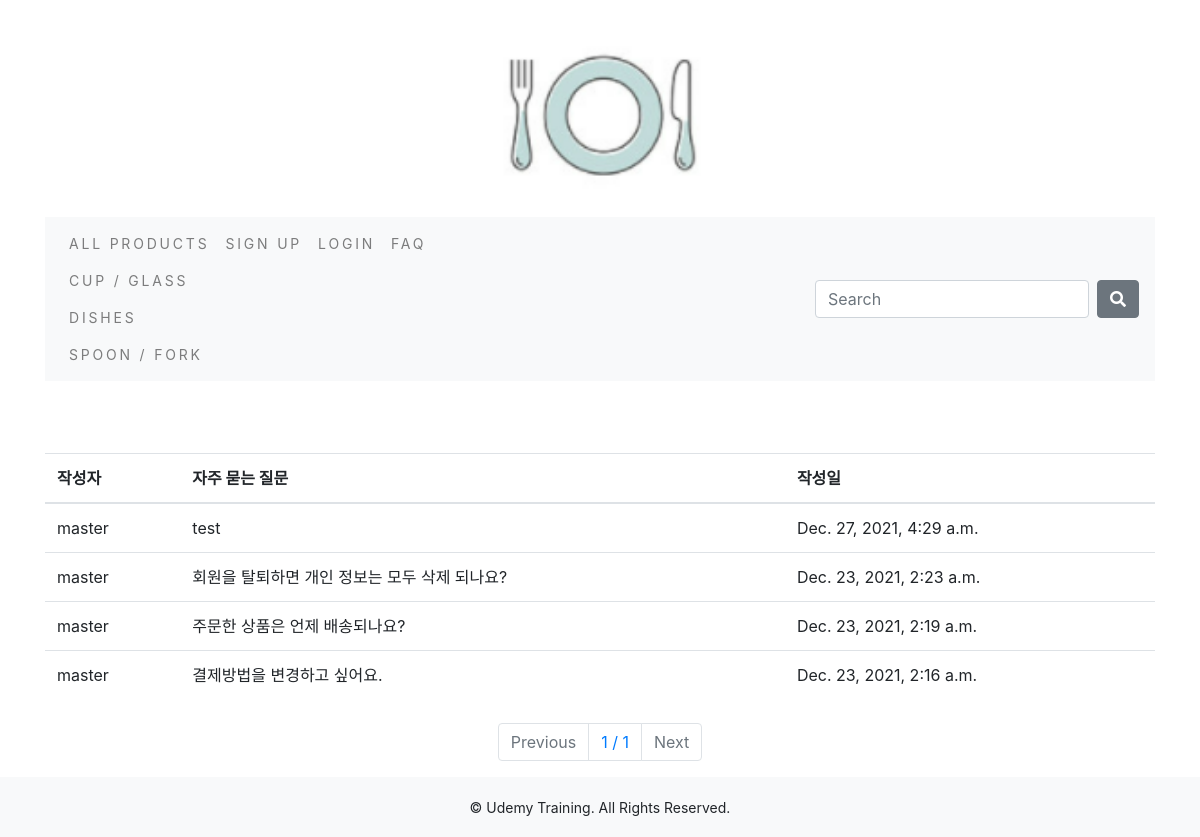
/board/list/, run on the app's committed database.
### shop/models.py (models this page shows, shortened)
class Category(models.Model) :
    name = models.CharField(max_length=250, unique=True)
    slug = models.SlugField(max_length=250, unique=True)
    class Meta :
        ordering = ('name',)
        verbose_name = 'category'
        verbose_name_plural = 'categories'
    def get_url(self) :
        return reverse('shop:products_by_category', args = [self.slug])

### board/models.py (models this page shows, shortened)
class Board(models.Model):
    title       = models.CharField(max_length=200)
    contents    = models.TextField()
    writer      = models.ForeignKey('account.Member', on_delete=models.CASCADE)
    created_at  = models.DateTimeField(auto_now_add=True)
    updated_at  = models.DateTimeField(auto_now=True)
    class Meta:
        db_table            = 'boards'
        verbose_name        = 'board'
        verbose_name_plural = 'boards'

### account/models.py (models this page shows)
class Member(models.Model) :
    name = models.CharField(max_length=20)
    phone = models.CharField(max_length=20)
    email = models.EmailField(max_length=128)
    address = models.CharField(max_length=200)
    username = models.CharField(max_length=20)
    password = models.CharField(max_length=50)
    created_at  = models.DateTimeField(auto_now_add=True)
    updated_at  = models.DateTimeField(auto_now=True)
    class Meta:
        ordering = ['name']
        verbose_name = 'member'
        verbose_name_plural = "members"
    def __str__(self):
        return self.username

### board/views.py (the view)
# urls.py: path('list/', views.board_list, name = 'board_list'),
def board_list(request) :
    all_boards  = Board.objects.all().order_by('-id')
    page        = int(request.GET.get('p', 1))
    pagenator   = Paginator(all_boards, 10)
    boards      = pagenator.get_page(page)
    return render(request, 'board/board_list.html', {"boards" : boards})

### cart/context_processors.py (called while the page is built)
def counter(request) :
    item_count = 0
    if 'admin' in request.path :
        return {}
    else :
        try :
            cart = Cart.objects.filter(cart_id = _cart_id(request))
            cart_items = CartItem.objects.all().filter(cart=cart[:1])
            for cart_item in cart_items :
                item_count += cart_item.quantity
        except Cart.DoesNotExist :
            item_count = 0
    return dict(item_count = item_count)

### cart/views.py (called while the page is built)
def _cart_id(request) :
    cart = request.session.session_key
    if not cart :
        cart = request.session.create()
    return cart

### shop/context_processors.py (called while the page is built)
def menu_links(request) :
    links = Category.objects.all()
    return dict(links = links)

### templates/board/board_list.html
{% extends "base.html" %}
{% block content %}
<div class="row mt-5">
  <div class="col-12">
    <table class="table">
      <thead class="thead-white">
        <tr>
          <th scope="col">작성자</th>
          <th scope="col">자주 묻는 질문</th>
          <th scope="col">작성일</th>
        </tr>
      </thead>
      <tbody>
        {% for board in boards %}
        <tr onclick="location.href='/board/detail/{{ board.id }}/'">
          <td>{{ board.writer }}</td>
          <td>{{ board.title }}</td>
          <td>{{ board.created_at }}</td>
        </tr>
        {% endfor %}
        </tbody>
    </table>
  </div>
</div>
<div class="row mt-2">
  <div class="col-12">
    <nav aria-label="Page navigation example">
      <ul class="pagination justify-content-center">
        {% if boards.has_previous %}
        <li class="page-item">
          <a class="page-link" href="?p={{ boards.previous_page_number }}"
            >Previous</a
          >
        </li>
        {% else %}
        <li class="page-item disabled">
          <a class="page-link" href="#">Previous</a>
        </li>
        {% endif %}
        <li class="page-item">
          <a class="page-link" href="#"
            >{{ boards.number }} / {{ boards.paginator.num_pages }}</a
          >
        </li>
        {% if boards.has_next %}
        <li class="page-item">
          <a class="page-link" href="?p={{ boards.next_page_number }}">Next</a>
        </li>
        {% else %}
        <li class="page-item disabled">
          <a class="page-link" href="#">Next</a>
        </li>
        {% endif %}
      </ul>
    </nav>
  </div>
</div>
{% endblock %}

### templates/navbar.html (shortened to what this page needs)
<nav class="navbar navbar-expand-lg navbar-light bg-light">
  <div class="collapse navbar-collapse" id="navbarSupportedContent">
    <ul class="navbar-nav mr-auto">
      <li class="nav-item">
        <a class="nav-link" href="{% url 'shop:allProdCat' %}">All Products</a>
        {% for cat in links %}
        <a class="nav-link" href="{{cat.get_url}}">{{cat.name}}</a>
        {% endfor %}
      </li>
      {% if not request.session.user %}
        <li class="nav-item">
          <a class="nav-link" href="{% url 'account:register' %}">Sign up</a>
        </li>
        <li class="nav-item">
          <a class="nav-link" href="{% url 'account:login' %}">Login</a>
        </li>
      {% else %}
        <li class="nav-item">
          <a class="nav-link" href="{% url 'account:logout' %}">Logout</a>
        </li>
      {% endif %}
      <li class="nav-item">
        <a class="nav-link" href = "{% url 'board:board_list' %}">FAQ</a>
      </li>
    </ul>
    <form class="form-inline my-2 my-lg-0" action="{% url 'search_app:searchResult' %}" method="get">
      <input class="form-control mr-sm-2" type="search" placeholder="Search" aria-label="Search" name = "q">
      <button class="btn btn-secondary my-2 my-sm-0" type="submit"><i class="fas fa-search"></i></button>
    </form>
  </div>
</nav>

### static/css/custom.css (style rules this page uses)
.nav-item { letter-spacing: .2em; font-size: 14px; text-transform: uppercase; }

### data on the page
Category: name "CUP / GLASS"
Category: name "DISHES"
Category: name "SPOON / FORK"
Board: writer "master", title "test", created_at "Dec. 27, 2021, 4:29 a.m."
Board: writer "master", title "회원을 탈퇴하면 개인 정보는 모두 삭제 되나요?", created_at "Dec. 23, 2021, 2:23 a.m."
Board: writer "master", title "주문한 상품은 언제 배송되나요?", created_at "Dec. 23, 2021, 2:19 a.m."
Board: writer "master", title "결제방법을 변경하고 싶어요.", created_at "Dec. 23, 2021, 2:16 a.m."

### other printed values
{{ boards.number }} "1"
{{ boards.paginator.num_pages }} "1"
